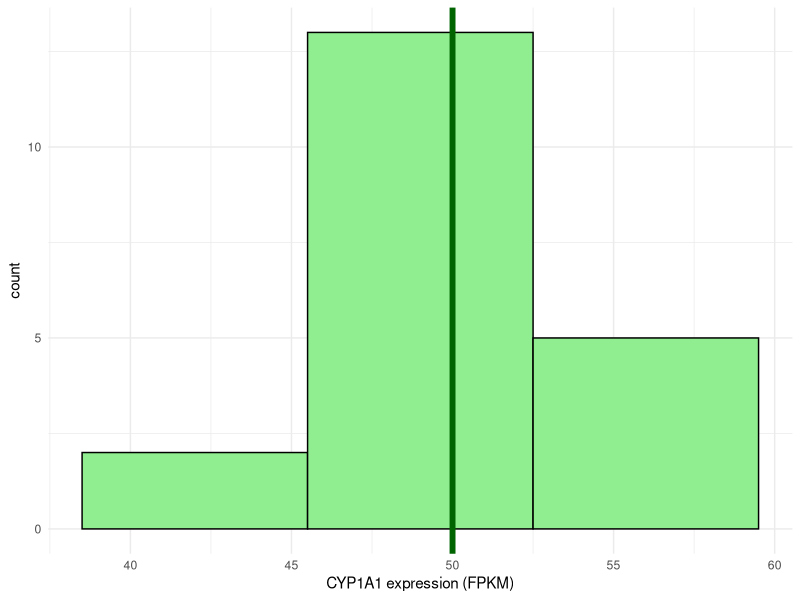
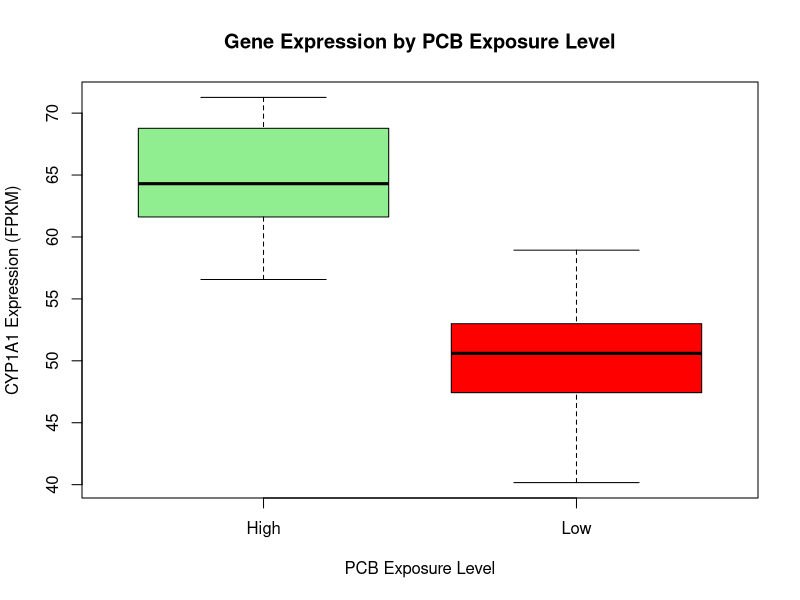

Reproduce these figures in R, in order. (Note: this script raises an error after producing the figures.)
# Analize podataka u biološkim istraživanjima - praktikum 2024
# Lucija Kanjer lucija.kanjer@biol.pmf.hr

###############################################################################

# 8. Parametrijska statistika

# Uključene su sve korištene naredbe, ALI NEKE SU NEPOTPUNE ILI SADRŽE NAMJERNE POGREŠKE:
# Dovršite naredbe gdje je potrebno i dodajte komentare za sebe (koristite # za komentiranje)
#
# IZVRŠAVANJE NAREDBI: ctrl + Enter 
#
###############################################################################

## Učitavanje paketa
library(tidyverse) # tidyr, dplyr, ggplot2
library(car)

# Učitavanje podataka

amphibians <- read.csv("amphibians.csv")

head(amphibians)

str(amphibians)

# Pretvaranje varijable Exposure u faktor
amphibians$Exposure <- as.factor(amphibians$Exposure)

# Jedan uzorak - odgovara li teoretskoj srednjoj vrijednosti?

# Distrubucija ekspresije gena za CYP1A1

# Histogram za ekspresiju
ggplot(amphibians %>% filter(Exposure == "Low"), aes(x = GeneExpression)) + 
  geom_histogram(binwidth = 7, fill = "lightgreen", color = "black") +
  theme_minimal() +
  scale_x_continuous("CYP1A1 expression (FPKM)") +
  geom_vline(xintercept = 50, size = 2, color = "darkgreen")

# Prvo želimo testirati srednju vrijednost varijable Exposure

### t-test za jedan uzorak za vodozemce s "Low" vrijednostima Exposure
# Je li statistički značajno da je srednja vrijednost našeg uzorka jednaka 50?
t.test(amphibians[amphibians$Exposure == "Low", "GeneExpression"], mu = 50)

# Dva uzorka: razlikuju li se srednje vrijednosti između "Low" i "high" izloženosti PCB-u?

### Boxplot za ekspresiju gena iz "Low" i "High" grupe

boxplot(GeneExpression ~ Exposure, data = amphibians,
        col = c("lightgreen", "red"),
        main = "Gene Expression by PCB Exposure Level",
        ylab = "CYP1A1 Expression (FPKM)", xlab = "PCB Exposure Level")

### t-test za dva uzrka 
# dvostrani
t_test_twotailed <- t.test(GeneExpression ~ Exposure, data = amphibians, var.equal = T)
print() # unesi objekt t-testa!

# jednostrani
t_test_result_one <- t.test(GeneExpression ~ Exposure, data = amphibians,  var.equal = T, 
                            alternative = "g") # opcija za jednostrani test
print() # unesi objekt t-testa!

# Kako se odnose p-vrijednost jednostranog i dvostranog testa?


### Pretpostavke za t-test:
# Normalnost distribucije podataka
# jednake varijance između uzoraka (raspršenost, st.dev)
# neovisni uzorci

# Testiranje normalnosti funkcije

# Histogram 
ggplot(amphibians %>% filter(Exposure == "Low"), aes(x = GeneExpression)) + 
  geom_histogram(binwidth = 3, fill = "lightgreen", color = "black") +
  theme_minimal() +
  scale_x_continuous("CYP1A1 expression (FPKM)") 

ggplot(amphibians %>% filter(Exposure == "High"), aes(x = GeneExpression)) + 
  geom_histogram(binwidth = 3, fill = "lightblue", color = "black") +
  theme_minimal() +
  scale_x_continuous("CYP1A1 expression (FPKM)") 

# Napravite histograme s različitim binwidth vrijednostima!

### qqplot za "Low"
qqnorm(amphibians[amphibians$Exposure == "Low", "GeneExpression"])
qqline(amphibians[amphibians$Exposure == "Low", "GeneExpression"])

# Shapiro-Wilk test za "Low"
shapiro.test(amphibians[amphibians$Exposure == "Low", "GeneExpression"])

## qqplot za "High"

# Shapiro-Wilk test za "High"

## Levene-ov test test za jednake varijance
leveneTest(GeneExpression ~ Exposure, data = amphibians)

# Što kad želimo testirati uzorke koji nemaju jednake varijance?

### Imunološki odgovor: Utjecaj PCB kemikacija na citokine
# Primjer: varijabla "cytokine_level"

### Vizualizacija jednolikosti varijanci (raspršenosti)

# Boxplot
boxplot(CytokineLevel ~ Exposure, data = amphibians,
        col = c("lightgreen", "orange"),
        main = "IL-6 Levels by PCB Exposure Level",
        ylab = "IL-6 Level (pg/mL)", xlab = "PCB Exposure Level")

### Levene-ov test

leveneTest(CytokineLevel ~ Exposure, data = amphibians)

### t-test za dva uzorka - nejednake varijance (Welchov test)

t_test_cytokine <- t.test(CytokineLevel ~ Exposure, data = amphibians, 
                          var.equal = F) #uvjet za nejednake varijance
print(t_test_cytokine)

### Što kad želimo testirati uzorke koji nisu neovisni?

# Učitavanje uparenih podataka o pokusu na vodozemcima

amphibians_experiment <- read.csv("amphibians_experiment.csv")

#Pogledajmo podatke!
head()
str()

# Pretvaranje varijable Exposure u faktor
amphibians_experiment$Exposure <- as.factor(amphibians_experiment$Exposure)

### Cytokine visualization - paired data

# Visualization
boxplot(CytokineLevel ~ Exposure, data = amphibians_experiment,
        col = c("lightgreen", "gold"),
        #main = "IL-6 Levels by PCB Exposure Level",
        ylab = "IL-6 Level (pg/mL)", xlab = "Time")

### t-test 
t_test_cytokine <- t.test(CytokineLevel ~ Exposure, data = amphibians_experiment, var.equal = F)
print(t_test_cytokine)

# pretvaranje tablice iz dugackog (long) u siroki (wide) format

cytokine_wide <- amphibians_experiment %>%
  pivot_wider(names_from = Exposure, values_from = CytokineLevel, id_cols = AmphibianID)

### t-test za uparene uzorke
t_test_cytokine <- t.test(cytokine_wide$"0_weeks", cytokine_wide$"2_weeks", 
                          paired = TRUE)
print(t_test_cytokine)

